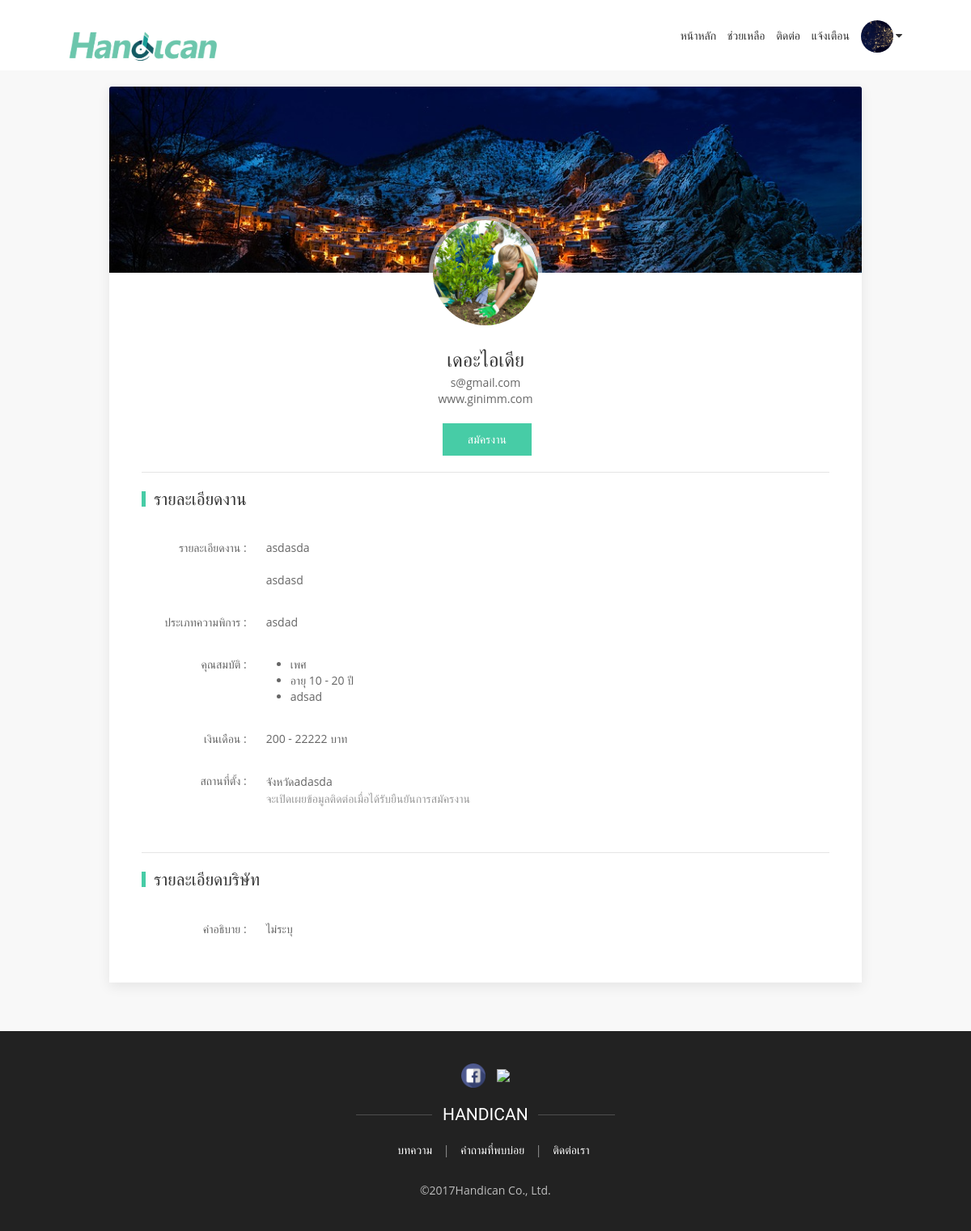
Page /accounts/job/wefsd/2 (signed in) on the committed database.
### myapp/models.py (models this page shows, shortened)
class Job(models.Model):
	company = models.ForeignKey(CompanyInfo, on_delete=models.SET_NULL,blank=True,null=True)
	title_th = models.CharField(max_length=100,editable=True )
	title_en = models.CharField(max_length=100,editable=True )
	email = models.EmailField(max_length=100,blank=True,null=True)
	age1 = models.IntegerField(blank=True,null=True)
	age2 = models.IntegerField(blank=True,null=True)
	sex = models.CharField(max_length=10)
	detail = RichTextField(blank=True,null=True)
	phone_no = models.CharField(max_length=20,default="ไม่ระบุ")
	disability_cate = models.CharField(max_length=100)
	salary1 = models.IntegerField(blank=True,null=True)
	salary2 = models.IntegerField(blank=True,null=True)
	qualification = models.CharField(max_length=5000,blank=True,null=True)
	province = models.CharField(max_length=250,default="",blank=True,null=True,)
	address = models.CharField(max_length=5000,default="ไม่ระบุ")
	created_at = models.DateTimeField(auto_now_add=True,null=True,)

class CompanyInfo(models.Model):
	profile = models.ForeignKey(Profile, on_delete=models.SET_NULL,blank=True,null=True)
	th_name = models.CharField(max_length=100,editable=True )
	en_name = models.CharField(max_length=100,editable=True )
	phone_no = models.CharField(max_length=20,default="ไม่ระบุ")
	address = models.CharField(max_length=5000,default="ไม่ระบุ")
	info = models.CharField(max_length=5000,default="ไม่ระบุ")
	website = models.CharField(max_length=50,default="ไม่ระบุ")
	fax = models.CharField(max_length=30)
	company_type = models.CharField(max_length=100)
	get_more_info = models.BooleanField()
	created_at = models.DateTimeField(auto_now_add=True,null=True,)
	def __str__(self):
		return "%s"%(self.th_name)

class Profile(models.Model):
	user = models.ForeignKey(User, on_delete=models.SET_NULL,blank=True,null=True)
	profile_picture=models.ImageField(upload_to="profilePicture/",default="")
	created_at = models.DateTimeField(auto_now_add=True,null=True,)

### myapp/views.py (the view)
# urls.py: url(r'^job/(?P<job_name>.*)/(?P<job_id>\d+)$',views.job_detail, name="job_detail"),
def job_detail(request,job_name,job_id):
    job = Job.objects.get(title_th=job_name,id=job_id)
    company = job.company
    status = "ยังไม่ส่งคำเชิญ"
    profile = Profile.objects.get(user=request.user)
    dis = DisabilityInfo.objects.get(profile=profile)
    job_qualification = ""
    qualification_list = job.qualification.split(",")
    print(status,":status")
    if User.objects.filter(pk=request.user.id, groups__name='disability').exists() :
        try :
            invite = InviteProcess.objects.get(disability=dis,job=job)
            status = invite.status
            print(status,":status")
            return render(request, 'job_detail.html', {'job':job,'status':status,'dis':dis.id})
        except :
            pass
    return render(request, 'job_detail.html', {'job':job,'company':company,'status':status,
        'dis':dis.id,'qualification_list':qualification_list})

### myapp/templates/job_detail.html (shortened to what this page needs)
{% extends 'base.html' %} {% load static %}{% load widget_tweaks %} {% block content %}
  <link rel="stylesheet" href="https://maxcdn.bootstrapcdn.com/font-awesome/4.5.0/css/font-awesome.min.css">
  <div class="container ">
    <div class="uk-card uk-card-default  uk-margin-top" >
      <div class="card hovercard"  >
        <div class="cardheader">
        </div>
        <div class="avatar">
          <img src=" {{job.company.profile.profile_picture.url}}" class="inImgProfile"  alt="">
        </div>
        <div class="uk-text-center ">
          <div class="info uk-margin-bottom">
            <h2 class="uk-text-large uk-margin-remove-bottom uk-margin"> {{job.company}}</h2>
            <div class="desc">{{job.email}}</div>
            <div class="desc "> {% if company.website  %}
              {{company.website }}
            {% endif %} </div>
          </div>
          {% if status == "ส่งคำเชิญ" %}
            <a href="{% url "confirm_job" dis job.id %}" class="uk-button uk-button-default btn-active " type="button">ตอบรับคำเชิญ</a>
            {% elif status == "ตอบรับคำเชิญ" %}
            <button class="uk-button uk-button-default " type="button" disabled>
            <i class="fa fa-check" aria-hidden="true"></i>  ตอบรับคำเชิญ</button>
            {% elif status == "ยังไม่ส่งคำเชิญ" %}
            <a href="{% url "apply_job" dis job.id %}" class="uk-button uk-button-default btn-active " type="button">สมัครงาน</a>
            {% elif status == "สมัครงาน" %}
            <button class="uk-button uk-button-default " type="button" disabled>
            <i class="fa fa-check" aria-hidden="true"></i>  สมัครงานแล้ว</button>
          {% endif %}
        </div>
      </div>
      <div class="uk-container ">   <hr>
        <h2 class="uk-heading-bullet uk-margin-remove-top ">รายละเอียดงาน </h2>
        <table class="uk-table">
          <tbody>
            <tr>
              <td class="uk-width-1-6 uk-text-right">รายละเอียดงาน :</td>
              <td class="uk-table-expand">{{job.detail | safe}}</td>
            </tr>
            <tr>
              <td class="uk-width-1-6 uk-text-right">ประเภทความพิการ :</td>
              <td class="uk-table-expand">{{job.disability_cate}}</td>
            </tr>
            <tr>
              <td class="uk-width-1-6 uk-text-right">คุณสมบัติ :</td>
              <td class="uk-table-expand">
                <ul ><li> เพศ {{job.sex}}</li>
                <li> อายุ {{job.age1}} - {{job.age2}} ปี</li>
                {% for q in qualification_list %}
                  {% if q %}
                    <li>{{q }}</li>
                  {% endif %}
                {% endfor %}
              </ul>
            </td>
          </tr>
          <tr>
            <td class="uk-width-1-6 uk-text-right">เงินเดือน :</td>
            <td class="uk-table-expand">{{job.salary1}} - {{job.salary2}} บาท</td>
          </tr>
            {% if status == "ตอบรับคำเชิญ" %}
          <tr>
            <td class="uk-width-1-6 uk-text-right">ติดต่อฝ่ายบุคคล:</td>
            <td class="uk-table-expand">
              <ul ><li> {{job.phone_no}}</li>
              <li>{{company.fax}} </li>
              <li> {{job.email}}</li>
              <li> {{company.address}}</li>
            </ul>
          </td>
        </tr>
         <tr>
            <td class="uk-width-1-6 uk-text-right">สถานที่ตั้ง :</td>
            <td class="uk-table-expand">
             {{job.address}} จังหวัด{{job.province}}
          </td>
        </tr>
         {% else %}
 <tr>
            <td class="uk-width-1-6 uk-text-right">สถานที่ตั้ง :</td>
            <td class="uk-table-expand">
            จังหวัด{{job.province}}
          <span class="uk-text-muted uk-text-small"><p>จะเปิดเผยข้อมูลติดต่อเมื่อได้รับยืนยันการสมัครงาน</p></span>
          </td>
        </tr>
             {% endif %}
      </tbody>
    </table>
    <hr>
    <h2 class="uk-heading-bullet uk-margin-remove-top ">รายละเอียดบริษัท </h2>
    <table class="uk-table">
      <tbody>
        <tr>
          <td class="uk-width-1-6 uk-text-right">คำอธิบาย :</td>
          <td class="uk-table-expand">{{company.info}}</td>
        </tr>
      </tbody>
    </table>
  </div>
  <br>
  <br>
</div>
<br>
<br>
</div>
<br>
{% endblock %}

### static/css/css_home/style.css (style rules this page uses)
body { font-family: 'Open Sans', sans-serif; }
a { text-decoration: none; transition: .3s all ease-in-out; }
img { width: 100%; }

### rows in the picture
Job: company.profile.profile_picture (picture), company "เดอะไอเดีย", email "s@gmail.com", detail "asdasda asdasd", disability_cate "asdad", age1 "10", age2 "20", salary1 "200", salary2 "22222", province "adasda"
CompanyInfo: website "www.ginimm.com", info "ไม่ระบุ"

### other values in the picture
{{ q }} "adsad"
